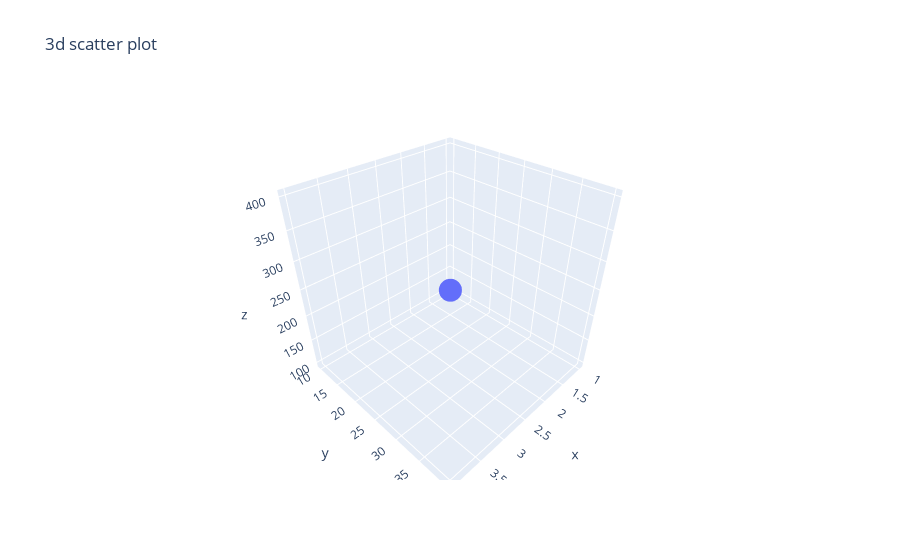

Source (notebook cell):
### Code cell
df = pd.DataFrame({
    'x':[1,2,3,4],
    'y':[10,20,30,40],
    'z':[100,200,300,400]
})
fig = px.scatter_3d(df,x='x',y='y',z='z',title="3d scatter plot")
fig.show()

### Figure 1 — Plotly figure (JSON) as saved in the notebook; plotly's stock layout.template omitted (floating-point values rounded to 4 significant figures)
{"data": [{"hovertemplate": "x=%{x}<br>y=%{y}<br>z=%{z}<extra></extra>", "legendgroup": "", "marker": {"color": "#636efa", "symbol": "circle"}, "mode": "markers", "name": "", "scene": "scene", "showlegend": false, "type": "scatter3d", "x": [1, 2, 3, 4], "y": [10, 20, 30, 40], "z": [100, 200, 300, 400]}], "layout": {"legend": {"tracegroupgap": 0}, "scene": {"domain": {"x": [0, 1], "y": [0, 1]}, "xaxis": {"title": {"text": "x"}}, "yaxis": {"title": {"text": "y"}}, "zaxis": {"title": {"text": "z"}}}, "title": {"text": "3d scatter plot"}}}
